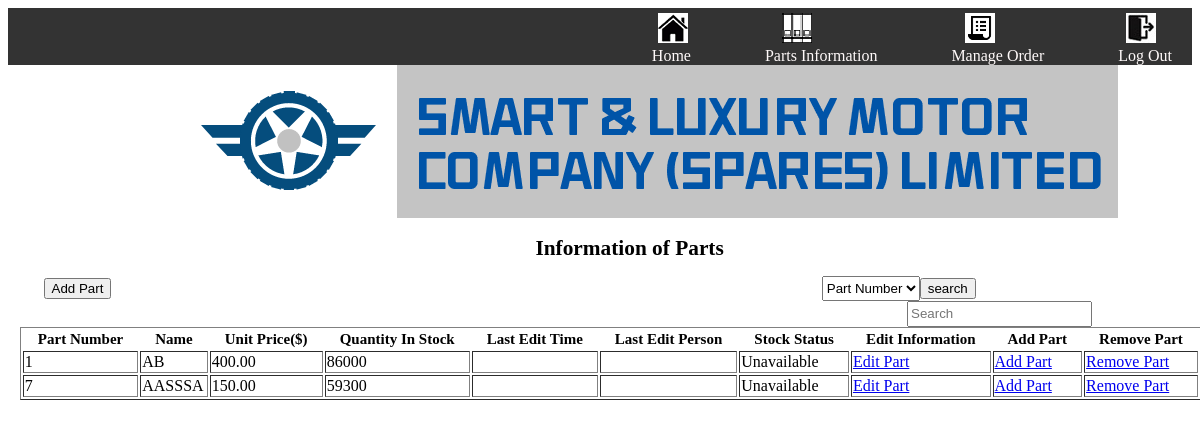
The page /PartsInformation.php on the database its author committed.
### tables this page shows
CREATE TABLE `part` (
  `partNumber` int(11) NOT NULL,
  `email` varchar(100) NOT NULL,
  `partName` varchar(100) NOT NULL,
  `stockQuantity` int(11) NOT NULL,
  `stockPrice` decimal(10,2) NOT NULL,
  `stockStatus` int(1) NOT NULL
);

### PartsInformation.php (the view, shortened to what this page needs)
<!DOCTYPE html>
<html lang="en">
<head>
    <link rel="stylesheet" href="Style.css" />
</head>
<body>
<div class="menu">
    <nav class="navbar">
        <ul class="right-menu">
            <li><a href="HomePage.php" target="content"><img src="picture/HomePage.png" alt=""><br> Home</a></li>
            <li><a href="PartsInformation.php" target="content"><img src="picture/folder-128.png" alt=""><br> Parts Information</a></li>
            <li><a href="ManageOrder.php" target="content"><img src="picture/order-128.png" alt=""> <br>Manage Order</a></li>
            <li><a href="javascript://" onclick="self.parent.location='Login.php'" target=""><img src="picture/LogOut.jpg" alt=""> <br>Log Out</a></li>
        </ul>
    </nav>
</div>
<a href="HomePage.php"><img src="picture/CompanyName.png" alt=""></a>
<h1>Information of Parts</h1>
<?php
$conn = mysqli_connect("127.0.0.1", "root", "", "projectdb")
or die(mysqli_connect_error());
?>
<table class="partInfo" width="100%" border="1">
    <form action="CreatePart.php" method="post" >
        <input type="submit" value="Add Part" id="add">
    </form>
    <form action="" method="post">
    <select class="search" name="dropDown">
        <option value="partNumber">Part Number</option>
    </select>
    <input type="text" placeholder="Search " name="search" id="searchBar">
        <input type="submit" value="search" name="submit" id="su">
    </form>
    <tr>
        <th>Part Number</th>
        <th>Name</th>
        <th>Unit Price($)</th>
        <th>Quantity In Stock</th>
        <th>Last Edit Time</th>
        <th>Last Edit Person</th>
        <th>Stock Status</th>
        <th>Edit Information</th>
        <th>Add Part</th>
        <th>Remove Part</th>
    </tr>
    <?php
    if(isset($_POST['submit'])) {
        if (!empty($_POST['dropDown']) && !empty($_POST['search'])) {
            $option = $_POST['dropDown'];
            $search = $_POST['search'];
            $sql = "SELECT * FROM part where $option LIKE '%$search%';";
            $rs = mysqli_query($conn, $sql)
            or die(mysqli_error($conn));
        } else {
            $sql = "SELECT * FROM part ;";
            $rs = mysqli_query($conn, $sql)
            or die(mysqli_error($conn));
        }
        while ($rc = mysqli_fetch_assoc($rs)) {
            $partNumber = $rc['partNumber'];
            if ($rc['stockStatus']==0){
                $status = "Unavailable";
            }
            else $status = "Available";
            ?>
            <tr>
                <td><?php echo $rc['partNumber'] ?></td>
                <td><?php echo $rc['partName'] ?></td>
                <td><?php echo $rc['stockPrice'] ?></td>
                <td><?php echo $rc['stockQuantity'] ?></td>
                <td><?php echo $rc['editTime'] ?></td>
                <td><?php echo $rc['editPerson'] ?></td>
                <td><?php echo $status ?></td>
                <td><a href="updateRecord.php?partNumber=<?php echo $rc['partNumber']?>">Edit Part</a></td>
                <td><a href="AddPart.php?partNumber=<?php echo $rc['partNumber']?>">Add Part</a></td>
                <td><a href="deleteRecord.php?partNumber=<?php echo $rc['partNumber']?>">Delete Part</a></td>
            </tr>
            <?php
        };
    }else{
            $sql = "SELECT * FROM part ;";
            $rs = mysqli_query($conn, $sql)
            or die(mysqli_error($conn));
        while ($rc = mysqli_fetch_assoc($rs)) {
            if ($rc['stockStatus']==0){
                $status = "Unavailable";
            }
            else $status = "Available";
            ?>
            <tr>
                <td><?php echo $rc['partNumber'] ?></td>
                <td><?php echo $rc['partName'] ?></td>
                <td><?php echo $rc['stockPrice'] ?></td>
                <td><?php echo $rc['stockQuantity'] ?></td>
                <td><?php echo $rc['editTime'] ?></td>
                <td><?php echo $rc['editPerson'] ?></td>
                <td><?php echo $status ?></td>
                <td><a href="updateRecord.php?partNumber=<?php echo $rc['partNumber']?>">Edit Part</a></td>
                <td><a href="AddPart.php?partNumber=<?php echo $rc['partNumber']?>">Add Part</a></td>
                <td><a href="deleteRecord.php?partNumber=<?php echo $rc['partNumber']?>">Remove Part</a></td>
            </tr>
            <?php
        };
    }
    ?>
</table>
</body>
</html>

### Style.css (style rules this page uses)
.menu { margin: 0; padding: 0; background-color: #333333; }
.menu::after { content: ""; display: table; clear: both; }
nav { float: right; margin-right: 20px; }
nav ul { margin: 0; padding: 0; list-style: none; }
nav li { display: inline-block; margin-left: 70px; padding-top: 5px; }
nav a { color: snow; text-align: center; text-decoration: none; }
body { background-image: url(picture/bg.png); background-size: cover; }
img { margin-left: 20%; }
h1 { font-size: 24pt; text-align: center; margin-left: 5%; }
table { width: 100%; table-layout: fixed; display: inline-block; margin-left:20px ; margin-right: 20px; }
.partInfo { margin-left: 2%; }
th { font-size: 20px; border: 1px; padding-left: 20px; padding-right: 20px; }
#searchBar { height: 20px; }
#add { margin-left: 3%; }
.search { height: 25px; margin-left: 70%; padding: 0px; }
@media only screen and (max-width:1200px) { img { margin-left: 15%; } }
@media only screen and (max-width:1200px) { h1 { font-size: 16pt; text-align: center; margin-left: 5%; } }
@media only screen and (max-width:1200px) { .partInfo { margin-left: 1%; } }
@media only screen and (max-width:1200px) { th { font-size: 15px; border: 1px; padding-left: 15px; padding-right: 15px; } }
@media only screen and (max-width:1200px) { #searchBar { height: 20px; float: right; margin-right: 100px; } }
@media only screen and (max-width:1200px) { .search { height: 25px; margin-left: 60%; } }

### rows shown on the page
part: partNumber "1", partName "AB", stockPrice "400.00", stockQuantity "86000", stockStatus "Unavailable"
part: partNumber "7", partName "AASSSA", stockPrice "150.00", stockQuantity "59300", stockStatus "Unavailable"
